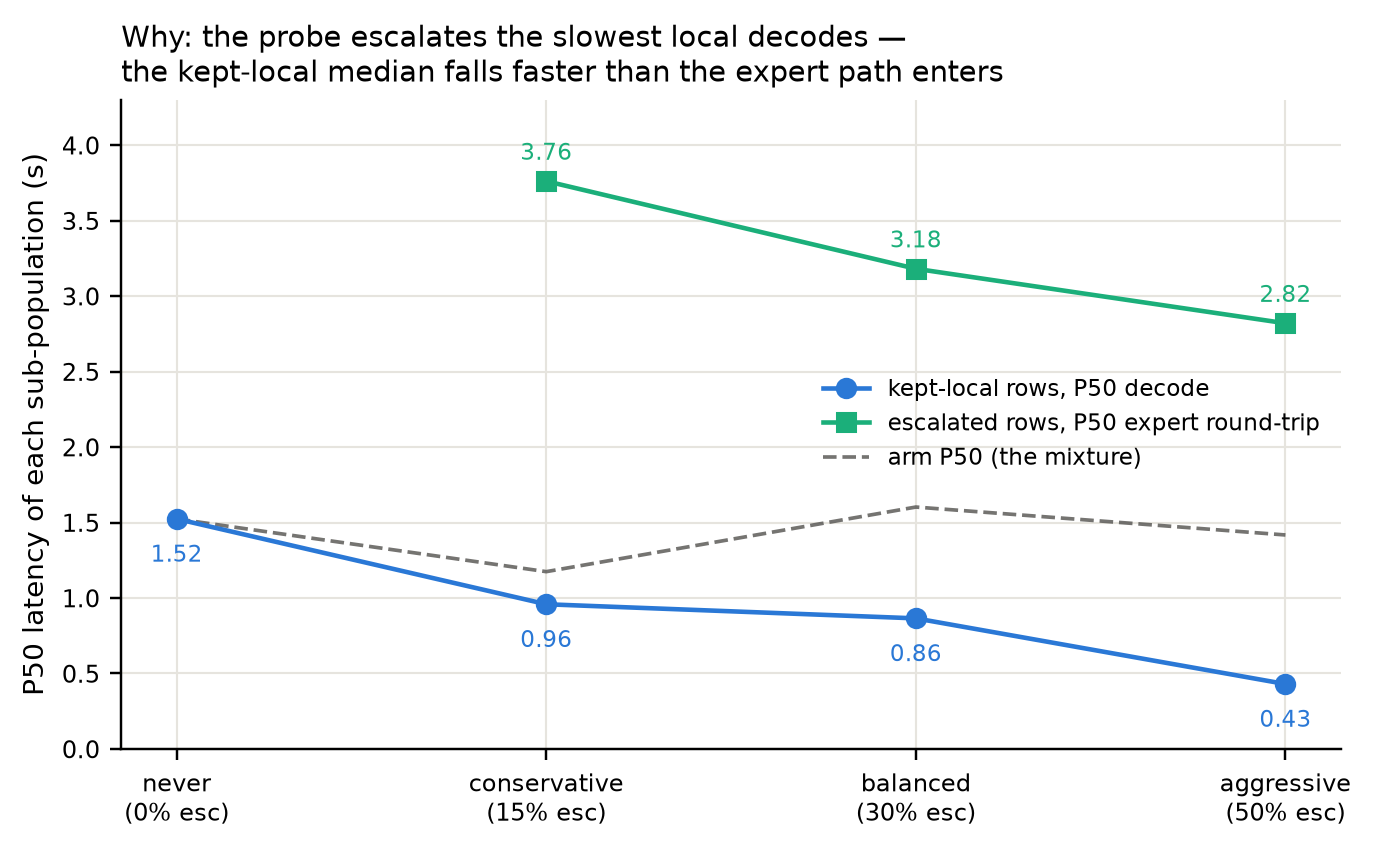

Generate this figure with Python:
"""Jisen note 2026-08-18, Q5: why does the sllama pareto fold left?
Two-panel answer: (left) the fold lives only in the P50 — the mean is
monotonic; (right) the mixture decomposition — the local-only median
falls as the probe strips the slowest decodes, while the escalated rows
pay a flat ~3 s expert round-trip. Style matches bench_figures.py.

Run from figures/: ..\\..\\.venv_ip\\Scripts\\python sllama_latency_decomp.py
"""
import matplotlib
matplotlib.use("Agg")
import matplotlib.pyplot as plt
import numpy as np
import pandas as pd

BLUE, GREEN = "#2a78d6", "#1baf7a"
INK, MUT, GRID = "#0b0b0b", "#52514e", "#e6e4de"
ARMS = ("never", "conservative", "balanced", "aggressive")

df = pd.read_parquet("../data/sllama_v3_traces.parquet")
df = df[df["tier"].isin(ARMS) & df["oab_ok"].notna()]
df["expert_ms"] = df["expert_latency_s"].fillna(0) * 1000
is_esc = df["mode"] == "escalated"
df["total_ms"] = np.where(
    is_esc,
    df["eot_read_ms"] + np.maximum(df["stall_ms"].fillna(0),
                                   df["expert_ms"]) + df["relay_ms"].fillna(0),
    df["eot_read_ms"] + df["answer_ms"].fillna(0))

acc, p50, mean, esc_rate, loc50, esc50, esc_n = [], [], [], [], [], [], []
for a in ARMS:
    sub = df[df["tier"] == a]
    acc.append(sub["oab_ok"].mean())
    p50.append(sub["total_ms"].median() / 1000)
    mean.append(sub["total_ms"].mean() / 1000)
    e = sub[sub["mode"] == "escalated"]
    l = sub[sub["mode"] != "escalated"]
    esc_rate.append(len(e) / len(sub))
    loc50.append(l["total_ms"].median() / 1000)
    esc50.append(e["total_ms"].median() / 1000 if len(e) else np.nan)
    esc_n.append(len(e))

fig, ax2 = plt.subplots(figsize=(6.4, 4.0))
ax2.grid(color=GRID, lw=.7, zorder=0)
for s in ("top", "right"):
    ax2.spines[s].set_visible(False)
ax2.tick_params(labelsize=8)

# mixture decomposition per arm (single panel per 2026-08-26 feedback;
# the median-vs-mean fold fact lives in prose)
x = np.arange(len(ARMS))
ax2.plot(x, loc50, "-o", ms=6, color=BLUE, lw=1.5, zorder=4,
         label="kept-local rows, P50 decode")
ax2.plot(x[1:], esc50[1:], "-s", ms=6, color=GREEN, lw=1.5, zorder=4,
         label="escalated rows, P50 expert round-trip")
ax2.plot(x, p50, "--", color=MUT, lw=1.2, alpha=.8, zorder=3,
         label="arm P50 (the mixture)")
for j in range(len(ARMS)):
    ax2.annotate(f"{loc50[j]:.2f}", (x[j], loc50[j]), xytext=(0, -14),
                 textcoords="offset points", fontsize=7.5, color=BLUE,
                 ha="center")
    if esc_n[j]:
        ax2.annotate(f"{esc50[j]:.2f}", (x[j], esc50[j]), xytext=(0, 7),
                     textcoords="offset points", fontsize=7.5,
                     color=GREEN, ha="center")
ax2.set_xticks(x)
ax2.set_xticklabels([f"{a}\n({esc_rate[j]:.0%} esc)"
                     for j, a in enumerate(ARMS)], fontsize=8)
ax2.set_ylabel("P50 latency of each sub-population (s)", fontsize=9)
ax2.set_title("Why: the probe escalates the slowest local decodes —\n"
              "the kept-local median falls faster than the expert path "
              "enters", fontsize=9.5, loc="left")
ax2.legend(loc="center right", fontsize=7.5, frameon=False)
ax2.set_ylim(0, 4.3)

fig.tight_layout()
for ext in ("png", "pdf"):
    fig.savefig(f"sllama_latency_decomp.{ext}", dpi=220,
                bbox_inches="tight")
plt.close(fig)
print("wrote sllama_latency_decomp.{png,pdf}",
      "| P50", np.round(p50, 2), "| mean", np.round(mean, 2),
      "| local P50", np.round(loc50, 2), "| esc P50", np.round(esc50, 2))
